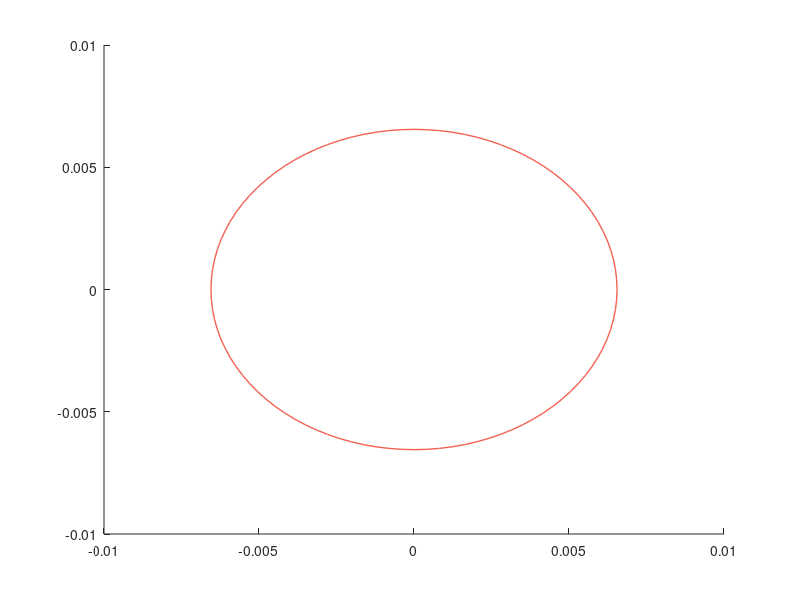

Recreate this plot in MATLAB.
interval = 6.55e-3;
r = interval;
a = 0;
b = 0;
theta = 0:pi/50:2*pi;
x = a + r*cos(theta);
y = b + r*sin(theta);

mycolor = [ 0.40784,0.5804,0.651;
            0.94902,0.37647,0.32157;
            191/255,155/255,111/255;
            242/255,203/255,5/255];
        
        
h = gcf;
figure(h);hold on
plot(x, y, '-','LineWidth',1,'color',mycolor(2,:));

